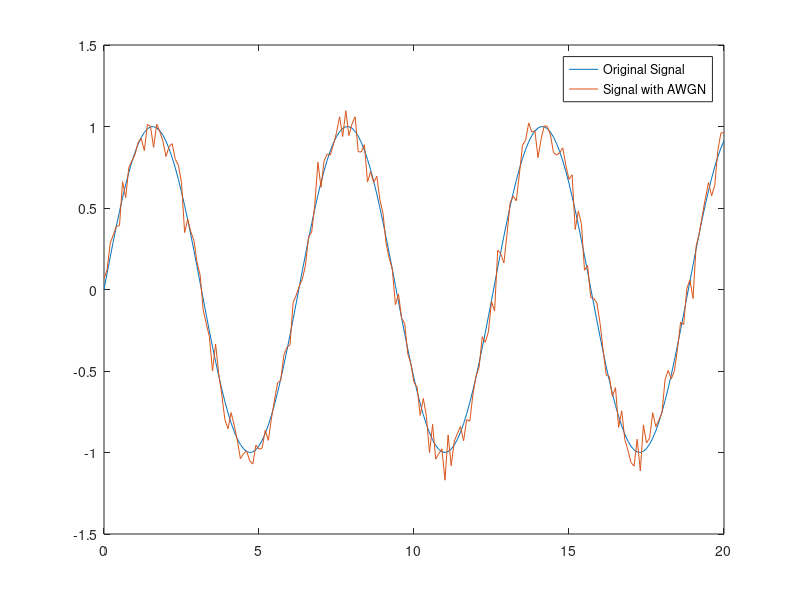

The MATLAB source for this figure:
%Lab:1(task-5) 18CS23
t = (0:0.1:20)';
x = sin(t);
y = awgn(x,20,'measured');
plot(t,[x y])
legend('Original Signal','Signal with AWGN')
